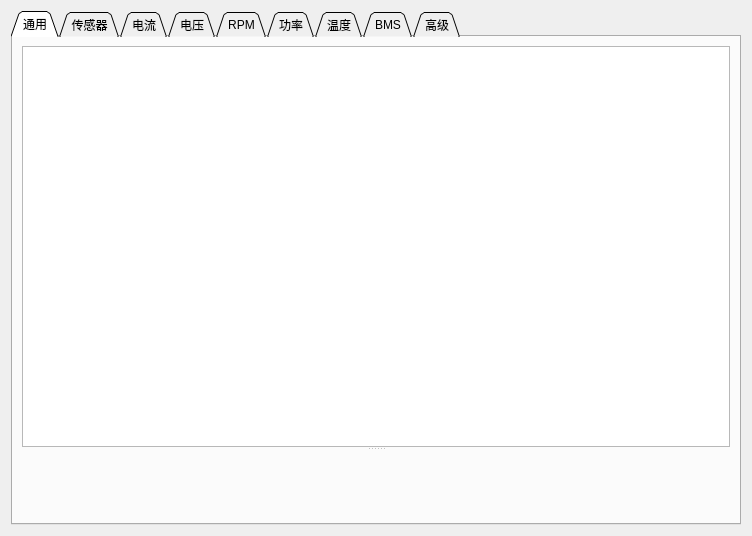
<?xml version="1.0" encoding="UTF-8"?>
<ui version="4.0">
 <class>PageMotor</class>
 <widget class="QWidget" name="PageMotor">
  <property name="geometry">
   <rect>
    <x>0</x>
    <y>0</y>
    <width>752</width>
    <height>536</height>
   </rect>
  </property>
  <property name="windowTitle">
   <string>Form</string>
  </property>
  <layout class="QVBoxLayout" name="verticalLayout">
   <item>
    <widget class="QTabWidget" name="tabWidget">
     <property name="tabShape">
      <enum>QTabWidget::Triangular</enum>
     </property>
     <property name="currentIndex">
      <number>0</number>
     </property>
     <widget class="QWidget" name="tab">
      <attribute name="title">
       <string>通用</string>
      </attribute>
      <layout class="QVBoxLayout" name="verticalLayout_2">
       <item>
        <widget class="QSplitter" name="splitter">
         <property name="orientation">
          <enum>Qt::Vertical</enum>
         </property>
         <widget class="ParamTable" name="motorTab"/>
         <widget class="DirSetup" name="dirSetup" native="true"/>
        </widget>
       </item>
      </layout>
     </widget>
     <widget class="QWidget" name="tab_9">
      <attribute name="title">
       <string>传感器</string>
      </attribute>
      <layout class="QVBoxLayout" name="verticalLayout_10">
       <item>
        <widget class="ParamTable" name="sensorsTab"/>
       </item>
      </layout>
     </widget>
     <widget class="QWidget" name="tab_2">
      <attribute name="title">
       <string>电流</string>
      </attribute>
      <layout class="QVBoxLayout" name="verticalLayout_3">
       <item>
        <widget class="ParamTable" name="currentTab"/>
       </item>
      </layout>
     </widget>
     <widget class="QWidget" name="tab_3">
      <attribute name="title">
       <string>电压</string>
      </attribute>
      <layout class="QVBoxLayout" name="verticalLayout_4">
       <item>
        <widget class="ParamTable" name="voltageTab"/>
       </item>
       <item>
        <widget class="BatteryCalculator" name="batteryCalc" native="true"/>
       </item>
      </layout>
     </widget>
     <widget class="QWidget" name="tab_6">
      <attribute name="title">
       <string>RPM</string>
      </attribute>
      <layout class="QVBoxLayout" name="verticalLayout_7">
       <item>
        <widget class="ParamTable" name="rpmTab"/>
       </item>
      </layout>
     </widget>
     <widget class="QWidget" name="tab_7">
      <attribute name="title">
       <string>功率</string>
      </attribute>
      <layout class="QVBoxLayout" name="verticalLayout_8">
       <item>
        <widget class="ParamTable" name="wattageTab"/>
       </item>
      </layout>
     </widget>
     <widget class="QWidget" name="tab_4">
      <attribute name="title">
       <string>温度</string>
      </attribute>
      <layout class="QVBoxLayout" name="verticalLayout_5">
       <item>
        <widget class="ParamTable" name="tempTab"/>
       </item>
      </layout>
     </widget>
     <widget class="QWidget" name="tab_8">
      <attribute name="title">
       <string>BMS</string>
      </attribute>
      <layout class="QVBoxLayout" name="verticalLayout_9">
       <item>
        <widget class="ParamTable" name="bmsTab"/>
       </item>
      </layout>
     </widget>
     <widget class="QWidget" name="tab_5">
      <attribute name="title">
       <string>高级</string>
      </attribute>
      <layout class="QVBoxLayout" name="verticalLayout_6">
       <item>
        <widget class="ParamTable" name="advancedTab"/>
       </item>
      </layout>
     </widget>
    </widget>
   </item>
  </layout>
 </widget>
 <customwidgets>
  <customwidget>
   <class>ParamTable</class>
   <extends>QTableWidget</extends>
   <header>widgets/paramtable.h</header>
  </customwidget>
  <customwidget>
   <class>BatteryCalculator</class>
   <extends>QWidget</extends>
   <header>widgets/batterycalculator.h</header>
   <container>1</container>
  </customwidget>
  <customwidget>
   <class>DirSetup</class>
   <extends>QWidget</extends>
   <header>widgets/dirsetup.h</header>
   <container>1</container>
  </customwidget>
 </customwidgets>
 <resources/>
 <connections/>
</ui>
